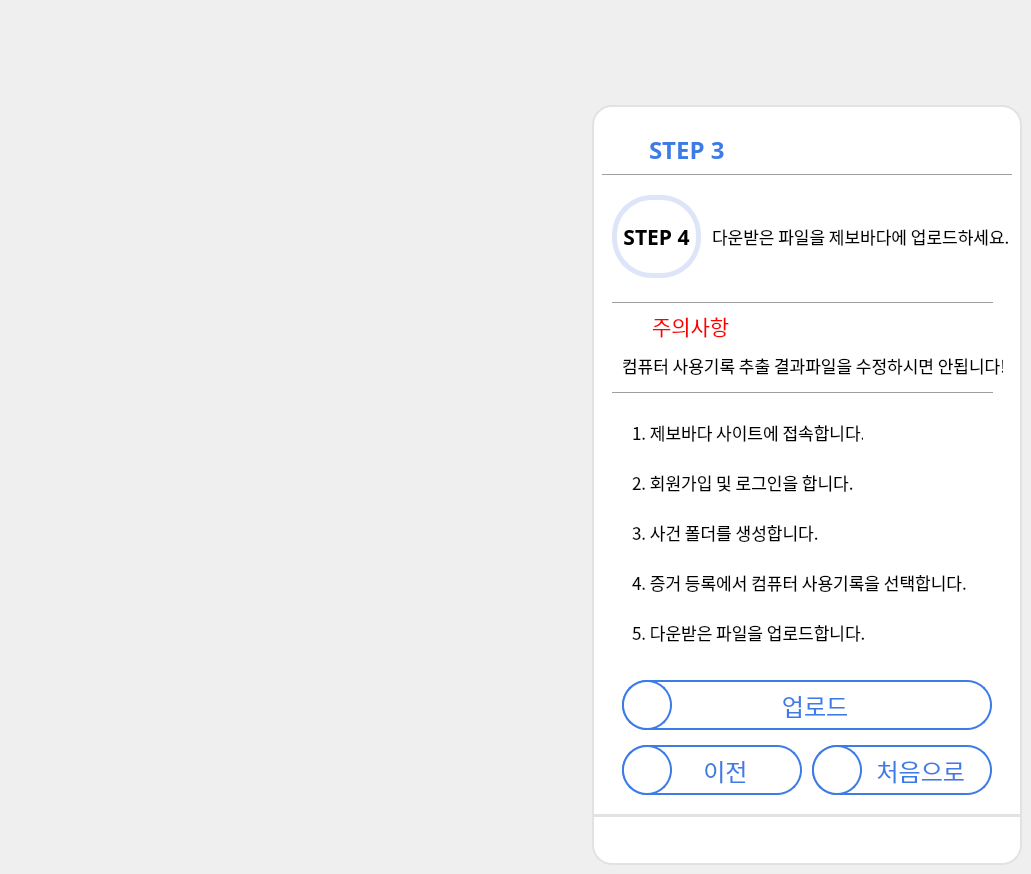
    <widget class="QWidget" name="page_8">
     <widget class="QPushButton" name="backBtn_step4">
      <property name="geometry">
       <rect>
        <x>612</x>
        <y>135</y>
        <width>30</width>
        <height>30</height>
       </rect>
      </property>
      <property name="cursor">
       <cursorShape>PointingHandCursor</cursorShape>
      </property>
      <property name="styleSheet">
       <string notr="true">QPushButton
{
	background-color: rgb(255,255,255);
	border-radius: 8px;
}
QPushButton::hover
{
	background-color: #D3D3D3;
	border-radius: 8px;
}</string>
      </property>
      <property name="text">
       <string/>
      </property>
      <property name="icon">
       <iconset>
        <normaloff>icons/back.png</normaloff>icons/back.png</iconset>
      </property>
      <property name="iconSize">
       <size>
        <width>30</width>
        <height>30</height>
       </size>
      </property>
     </widget>
     <widget class="QLabel" name="label_8">
      <property name="geometry">
       <rect>
        <x>649</x>
        <y>135</y>
        <width>141</width>
        <height>30</height>
       </rect>
      </property>
      <property name="font">
       <font>
        <family>나눔스퀘어 Bold</family>
        <pointsize>18</pointsize>
        <weight>75</weight>
        <bold>true</bold>
       </font>
      </property>
      <property name="styleSheet">
       <string notr="true">color: #3D7BE6;</string>
      </property>
      <property name="text">
       <string>STEP 3</string>
      </property>
     </widget>
     <widget class="QLabel" name="label_40">
      <property name="geometry">
       <rect>
        <x>592</x>
        <y>105</y>
        <width>430</width>
        <height>711</height>
       </rect>
      </property>
      <property name="styleSheet">
       <string notr="true">background-color: rgb(255, 255, 255);
border-top-left-radius: 20px;
border-top-right-radius: 20px;
border: 2px solid #E2E2E2;</string>
      </property>
      <property name="text">
       <string/>
      </property>
     </widget>
     <widget class="Line" name="line_11">
      <property name="geometry">
       <rect>
        <x>602</x>
        <y>165</y>
        <width>410</width>
        <height>20</height>
       </rect>
      </property>
      <property name="styleSheet">
       <string notr="true">color: #E2E2E2;</string>
      </property>
      <property name="orientation">
       <enum>Qt::Horizontal</enum>
      </property>
     </widget>
     <widget class="QPushButton" name="homeBtn_step4_2">
      <property name="geometry">
       <rect>
        <x>812</x>
        <y>745</y>
        <width>180</width>
        <height>50</height>
       </rect>
      </property>
      <property name="font">
       <font>
        <family>나눔스퀘어 Bold</family>
        <pointsize>18</pointsize>
        <weight>50</weight>
        <bold>false</bold>
       </font>
      </property>
      <property name="cursor">
       <cursorShape>PointingHandCursor</cursorShape>
      </property>
      <property name="styleSheet">
       <string notr="true">QPushButton
{
	color: #3D7BE6;
	background-color: white;
	border: 2px solid #3D7BE6;
	border-radius: 25px;
}
QPushButton::hover
{
	color: white;
	background-color: #3D7BE6;
	border-radius: 25px;
}
QPushButton::pressed
{
	color: white;
	background-color: rgb(58, 134, 255);
	border-radius: 25px;
}</string>
      </property>
      <property name="text">
       <string>       처음으로</string>
      </property>
     </widget>
     <widget class="QLabel" name="label_16">
      <property name="geometry">
       <rect>
        <x>592</x>
        <y>815</y>
        <width>430</width>
        <height>50</height>
       </rect>
      </property>
      <property name="styleSheet">
       <string notr="true">background-color: white;
border-bottom-left-radius: 20px;
border-bottom-right-radius: 20px;
border: 2px solid #E2E2E2;</string>
      </property>
      <property name="text">
       <string/>
      </property>
     </widget>
     <widget class="QPushButton" name="uploadBtn_step4">
      <property name="geometry">
       <rect>
        <x>622</x>
        <y>680</y>
        <width>370</width>
        <height>50</height>
       </rect>
      </property>
      <property name="font">
       <font>
        <family>나눔스퀘어 Bold</family>
        <pointsize>18</pointsize>
       </font>
      </property>
      <property name="cursor">
       <cursorShape>PointingHandCursor</cursorShape>
      </property>
      <property name="styleSheet">
       <string notr="true">QPushButton
{
	color: #3D7BE6;
	background-color: white;
	border: 2px solid #3D7BE6;
	border-radius: 25px;
}
QPushButton::hover
{
	color: white;
	background-color: #3D7BE6;
	border-radius: 25px;
}
QPushButton::pressed
{
	color: white;
	background-color: rgb(58, 134, 255);
	border-radius: 25px;
}</string>
      </property>
      <property name="text">
       <string>   업로드</string>
      </property>
     </widget>
     <widget class="QWidget" name="horizontalLayoutWidget_52">
      <property name="geometry">
       <rect>
        <x>922</x>
        <y>125</y>
        <width>86</width>
        <height>31</height>
       </rect>
      </property>
      <layout class="QHBoxLayout" name="horizontalLayout_53">
       <item>
        <widget class="QPushButton" name="minBtn_step4">
         <property name="cursor">
          <cursorShape>ArrowCursor</cursorShape>
         </property>
         <property name="styleSheet">
          <string notr="true">QPushButton
{
	background-color: rgb(255,255,255);
	border-radius: 8px;
}
QPushButton::hover
{
	background-color: #D3D3D3;
	border-radius: 8px;
}</string>
         </property>
         <property name="text">
          <string/>
         </property>
         <property name="icon">
          <iconset>
           <normaloff>icons/minimize.png</normaloff>icons/minimize.png</iconset>
         </property>
        </widget>
       </item>
       <item>
        <widget class="QPushButton" name="maxBtn_step4">
         <property name="styleSheet">
          <string notr="true">QPushButton
{
	background-color: rgb(255,255,255);
	border-radius: 8px;
}
QPushButton::hover
{
	background-color: #D3D3D3;
	border-radius: 8px;
}</string>
         </property>
         <property name="text">
          <string/>
         </property>
         <property name="icon">
          <iconset>
           <normaloff>icons/maximize.jpg</normaloff>icons/maximize.jpg</iconset>
         </property>
        </widget>
       </item>
       <item>
        <widget class="QPushButton" name="exitBtn_step4">
         <property name="cursor">
          <cursorShape>ArrowCursor</cursorShape>
         </property>
         <property name="styleSheet">
          <string notr="true">QPushButton
{
	background-color: rgb(255,255,255);
	border-radius: 8px;
}
QPushButton::hover
{
	background-color: #D3D3D3;
	border-radius: 8px;
}</string>
         </property>
         <property name="text">
          <string/>
         </property>
         <property name="icon">
          <iconset>
           <normaloff>icons/close.png</normaloff>icons/close.png</iconset>
         </property>
        </widget>
       </item>
      </layout>
     </widget>
     <widget class="QWidget" name="horizontalLayoutWidget_53">
      <property name="geometry">
       <rect>
        <x>596</x>
        <y>818</y>
        <width>421</width>
        <height>41</height>
       </rect>
      </property>
      <layout class="QHBoxLayout" name="horizontalLayout_9">
       <item>
        <widget class="QPushButton" name="homeBtn_step4">
         <property name="cursor">
          <cursorShape>ArrowCursor</cursorShape>
         </property>
         <property name="styleSheet">
          <string notr="true">QPushButton
{
	background-color: rgb(255,255,255);
	border-radius: 8px;
}
QPushButton::hover
{
	background-color: #D3D3D3;
	border-radius: 8px;
}</string>
         </property>
         <property name="text">
          <string/>
         </property>
         <property name="icon">
          <iconset>
           <normaloff>icons/home.png</normaloff>icons/home.png</iconset>
         </property>
         <property name="iconSize">
          <size>
           <width>30</width>
           <height>30</height>
          </size>
         </property>
        </widget>
       </item>
       <item>
        <widget class="QPushButton" name="downMenuBtn_step4">
         <property name="cursor">
          <cursorShape>ArrowCursor</cursorShape>
         </property>
         <property name="styleSheet">
          <string notr="true">QPushButton
{
	background-color: rgb(255,255,255);
	border-radius: 8px;
}
QPushButton::hover
{
	background-color: #D3D3D3;
	border-radius: 8px;
}</string>
         </property>
         <property name="text">
          <string/>
         </property>
         <property name="icon">
          <iconset>
           <normaloff>icons/download.png</normaloff>icons/download.png</iconset>
         </property>
         <property name="iconSize">
          <size>
           <width>30</width>
           <height>30</height>
          </size>
         </property>
        </widget>
       </item>
       <item>
        <widget class="QPushButton" name="internetBtn_step4">
         <property name="cursor">
          <cursorShape>ArrowCursor</cursorShape>
         </property>
         <property name="styleSheet">
          <string notr="true">QPushButton
{
	background-color: rgb(255,255,255);
	border-radius: 8px;
}
QPushButton::hover
{
	background-color: #D3D3D3;
	border-radius: 8px;
}</string>
         </property>
         <property name="text">
          <string/>
         </property>
         <property name="icon">
          <iconset>
           <normaloff>icons/internet.png</normaloff>icons/internet.png</iconset>
         </property>
         <property name="iconSize">
          <size>
           <width>30</width>
           <height>30</height>
          </size>
         </property>
        </widget>
       </item>
       <item>
        <widget class="QPushButton" name="infoBtn_step4">
         <property name="cursor">
          <cursorShape>ArrowCursor</cursorShape>
         </property>
         <property name="styleSheet">
          <string notr="true">QPushButton
{
	background-color: rgb(255,255,255);
	border-radius: 8px;
}
QPushButton::hover
{
	background-color: #D3D3D3;
	border-radius: 8px;
}</string>
         </property>
         <property name="text">
          <string/>
         </property>
         <property name="icon">
          <iconset>
           <normaloff>icons/info.png</normaloff>icons/info.png</iconset>
         </property>
         <property name="iconSize">
          <size>
           <width>30</width>
           <height>30</height>
          </size>
         </property>
        </widget>
       </item>
      </layout>
     </widget>
     <widget class="QLabel" name="label_step1_11">
      <property name="geometry">
       <rect>
        <x>612</x>
        <y>195</y>
        <width>89</width>
        <height>83</height>
       </rect>
      </property>
      <property name="font">
       <font>
        <family>나눔스퀘어 Bold</family>
        <pointsize>16</pointsize>
        <weight>75</weight>
        <bold>true</bold>
       </font>
      </property>
      <property name="styleSheet">
       <string notr="true">border-radius: 40;
border: 5px solid #DEE5F8;</string>
      </property>
      <property name="text">
       <string>STEP 4</string>
      </property>
      <property name="alignment">
       <set>Qt::AlignCenter</set>
      </property>
     </widget>
     <widget class="QLabel" name="label_162">
      <property name="geometry">
       <rect>
        <x>712</x>
        <y>195</y>
        <width>299</width>
        <height>83</height>
       </rect>
      </property>
      <property name="font">
       <font>
        <family>나눔스퀘어</family>
        <pointsize>13</pointsize>
        <weight>50</weight>
        <bold>false</bold>
       </font>
      </property>
      <property name="text">
       <string>다운받은 파일을 제보바다에 업로드하세요.</string>
      </property>
     </widget>
     <widget class="QLabel" name="label_135">
      <property name="geometry">
       <rect>
        <x>632</x>
        <y>512</y>
        <width>211</width>
        <height>41</height>
       </rect>
      </property>
      <property name="font">
       <font>
        <family>나눔스퀘어</family>
        <pointsize>13</pointsize>
       </font>
      </property>
      <property name="styleSheet">
       <string notr="true"/>
      </property>
      <property name="text">
       <string>3. 사건 폴더를 생성합니다.</string>
      </property>
      <property name="alignment">
       <set>Qt::AlignLeading|Qt::AlignLeft|Qt::AlignVCenter</set>
      </property>
     </widget>
     <widget class="QLabel" name="label_136">
      <property name="geometry">
       <rect>
        <x>632</x>
        <y>412</y>
        <width>231</width>
        <height>41</height>
       </rect>
      </property>
      <property name="font">
       <font>
        <family>나눔스퀘어</family>
        <pointsize>13</pointsize>
       </font>
      </property>
      <property name="styleSheet">
       <string notr="true"/>
      </property>
      <property name="text">
       <string>1. 제보바다 사이트에 접속합니다.</string>
      </property>
      <property name="alignment">
       <set>Qt::AlignLeading|Qt::AlignLeft|Qt::AlignVCenter</set>
      </property>
     </widget>
     <widget class="QLabel" name="label_137">
      <property name="geometry">
       <rect>
        <x>632</x>
        <y>462</y>
        <width>221</width>
        <height>41</height>
       </rect>
      </property>
      <property name="font">
       <font>
        <family>나눔스퀘어</family>
        <pointsize>13</pointsize>
       </font>
      </property>
      <property name="styleSheet">
       <string notr="true"/>
      </property>
      <property name="text">
       <string>2. 회원가입 및 로그인을 합니다.</string>
      </property>
      <property name="alignment">
       <set>Qt::AlignLeading|Qt::AlignLeft|Qt::AlignVCenter</set>
      </property>
     </widget>
     <widget class="QLabel" name="label_138">
      <property name="geometry">
       <rect>
        <x>632</x>
        <y>562</y>
        <width>341</width>
        <height>41</height>
       </rect>
      </property>
      <property name="font">
       <font>
        <family>나눔스퀘어</family>
        <pointsize>13</pointsize>
       </font>
      </property>
      <property name="styleSheet">
       <string notr="true"/>
      </property>
      <property name="text">
       <string>4. 증거 등록에서 컴퓨터 사용기록을 선택합니다.</string>
      </property>
      <property name="alignment">
       <set>Qt::AlignLeading|Qt::AlignLeft|Qt::AlignVCenter</set>
      </property>
     </widget>
     <widget class="QLabel" name="label_140">
      <property name="geometry">
       <rect>
        <x>632</x>
        <y>612</y>
        <width>241</width>
        <height>41</height>
       </rect>
      </property>
      <property name="font">
       <font>
        <family>나눔스퀘어</family>
        <pointsize>13</pointsize>
       </font>
      </property>
      <property name="styleSheet">
       <string notr="true"/>
      </property>
      <property name="text">
       <string>5. 다운받은 파일을 업로드합니다.</string>
      </property>
      <property name="alignment">
       <set>Qt::AlignLeading|Qt::AlignLeft|Qt::AlignVCenter</set>
      </property>
     </widget>
     <widget class="QLabel" name="label_139">
      <property name="geometry">
       <rect>
        <x>652</x>
        <y>305</y>
        <width>81</width>
        <height>41</height>
       </rect>
      </property>
      <property name="font">
       <font>
        <family>나눔스퀘어</family>
        <pointsize>16</pointsize>
       </font>
      </property>
      <property name="styleSheet">
       <string notr="true">color: red;</string>
      </property>
      <property name="text">
       <string>주의사항</string>
      </property>
      <property name="alignment">
       <set>Qt::AlignLeading|Qt::AlignLeft|Qt::AlignVCenter</set>
      </property>
     </widget>
     <widget class="QLabel" name="label_141">
      <property name="geometry">
       <rect>
        <x>622</x>
        <y>345</y>
        <width>381</width>
        <height>41</height>
       </rect>
      </property>
      <property name="font">
       <font>
        <family>나눔스퀘어</family>
        <pointsize>13</pointsize>
       </font>
      </property>
      <property name="styleSheet">
       <string notr="true"/>
      </property>
      <property name="text">
       <string>컴퓨터 사용기록 추출 결과파일을 수정하시면 안됩니다!</string>
      </property>
      <property name="alignment">
       <set>Qt::AlignLeading|Qt::AlignLeft|Qt::AlignVCenter</set>
      </property>
     </widget>
     <widget class="QLabel" name="label_18">
      <property name="geometry">
       <rect>
        <x>622</x>
        <y>315</y>
        <width>21</width>
        <height>21</height>
       </rect>
      </property>
      <property name="text">
       <string/>
      </property>
      <property name="pixmap">
       <pixmap>icons/warning_sign.png</pixmap>
      </property>
      <property name="scaledContents">
       <bool>true</bool>
      </property>
     </widget>
     <widget class="Line" name="line">
      <property name="geometry">
       <rect>
        <x>612</x>
        <y>385</y>
        <width>381</width>
        <height>16</height>
       </rect>
      </property>
      <property name="orientation">
       <enum>Qt::Horizontal</enum>
      </property>
     </widget>
     <widget class="Line" name="line_2">
      <property name="geometry">
       <rect>
        <x>612</x>
        <y>295</y>
        <width>381</width>
        <height>16</height>
       </rect>
      </property>
      <property name="orientation">
       <enum>Qt::Horizontal</enum>
      </property>
     </widget>
     <widget class="QLabel" name="label_34">
      <property name="geometry">
       <rect>
        <x>812</x>
        <y>745</y>
        <width>50</width>
        <height>50</height>
       </rect>
      </property>
      <property name="styleSheet">
       <string notr="true">QLabel
{
	background-color: white;
	border: 2px solid #3D7BE6;
	border-radius: 25px;
	padding :8px
}</string>
      </property>
      <property name="frameShadow">
       <enum>QFrame::Plain</enum>
      </property>
      <property name="text">
       <string/>
      </property>
      <property name="pixmap">
       <pixmap>icons/home2.png</pixmap>
      </property>
      <property name="scaledContents">
       <bool>true</bool>
      </property>
      <property name="wordWrap">
       <bool>false</bool>
      </property>
      <property name="margin">
       <number>0</number>
      </property>
     </widget>
     <widget class="QLabel" name="label_35">
      <property name="geometry">
       <rect>
        <x>622</x>
        <y>745</y>
        <width>50</width>
        <height>50</height>
       </rect>
      </property>
      <property name="styleSheet">
       <string notr="true">QLabel
{
	background-color: white;
	border: 2px solid #3D7BE6;
	border-radius: 25px;
	padding :6px
}</string>
      </property>
      <property name="frameShadow">
       <enum>QFrame::Plain</enum>
      </property>
      <property name="text">
       <string/>
      </property>
      <property name="pixmap">
       <pixmap>icons/back_arrow.png</pixmap>
      </property>
      <property name="scaledContents">
       <bool>true</bool>
      </property>
      <property name="wordWrap">
       <bool>false</bool>
      </property>
      <property name="margin">
       <number>0</number>
      </property>
     </widget>
     <widget class="QPushButton" name="backBtn_step4_2">
      <property name="geometry">
       <rect>
        <x>622</x>
        <y>745</y>
        <width>180</width>
        <height>50</height>
       </rect>
      </property>
      <property name="font">
       <font>
        <family>나눔스퀘어 Bold</family>
        <pointsize>18</pointsize>
        <weight>50</weight>
        <bold>false</bold>
       </font>
      </property>
      <property name="cursor">
       <cursorShape>PointingHandCursor</cursorShape>
      </property>
      <property name="styleSheet">
       <string notr="true">QPushButton
{
	color: #3D7BE6;
	background-color: white;
	border: 2px solid #3D7BE6;
	border-radius: 25px;
}
QPushButton::hover
{
	color: white;
	background-color: #3D7BE6;
	border-radius: 25px;
}
QPushButton::pressed
{
	color: white;
	background-color: rgb(58, 134, 255);
	border-radius: 25px;
}</string>
      </property>
      <property name="text">
       <string>     이전</string>
      </property>
     </widget>
     <widget class="QLabel" name="label_36">
      <property name="geometry">
       <rect>
        <x>622</x>
        <y>680</y>
        <width>50</width>
        <height>50</height>
       </rect>
      </property>
      <property name="styleSheet">
       <string notr="true">QLabel
{
	background-color: white;
	border: 2px solid #3D7BE6;
	border-radius: 25px;
	padding :7px
}</string>
      </property>
      <property name="frameShadow">
       <enum>QFrame::Plain</enum>
      </property>
      <property name="text">
       <string/>
      </property>
      <property name="pixmap">
       <pixmap>icons/upload.png</pixmap>
      </property>
      <property name="scaledContents">
       <bool>true</bool>
      </property>
      <property name="wordWrap">
       <bool>false</bool>
      </property>
      <property name="margin">
       <number>0</number>
      </property>
     </widget>
     <zorder>label_16</zorder>
     <zorder>label_40</zorder>
     <zorder>backBtn_step4</zorder>
     <zorder>label_8</zorder>
     <zorder>line_11</zorder>
     <zorder>homeBtn_step4_2</zorder>
     <zorder>uploadBtn_step4</zorder>
     <zorder>horizontalLayoutWidget_52</zorder>
     <zorder>horizontalLayoutWidget_53</zorder>
     <zorder>label_step1_11</zorder>
     <zorder>label_162</zorder>
     <zorder>label_135</zorder>
     <zorder>label_136</zorder>
     <zorder>label_137</zorder>
     <zorder>label_138</zorder>
     <zorder>label_140</zorder>
     <zorder>label_139</zorder>
     <zorder>label_141</zorder>
     <zorder>label_18</zorder>
     <zorder>line</zorder>
     <zorder>line_2</zorder>
     <zorder>label_34</zorder>
     <zorder>backBtn_step4_2</zorder>
     <zorder>label_35</zorder>
     <zorder>label_36</zorder>
    </widget>
